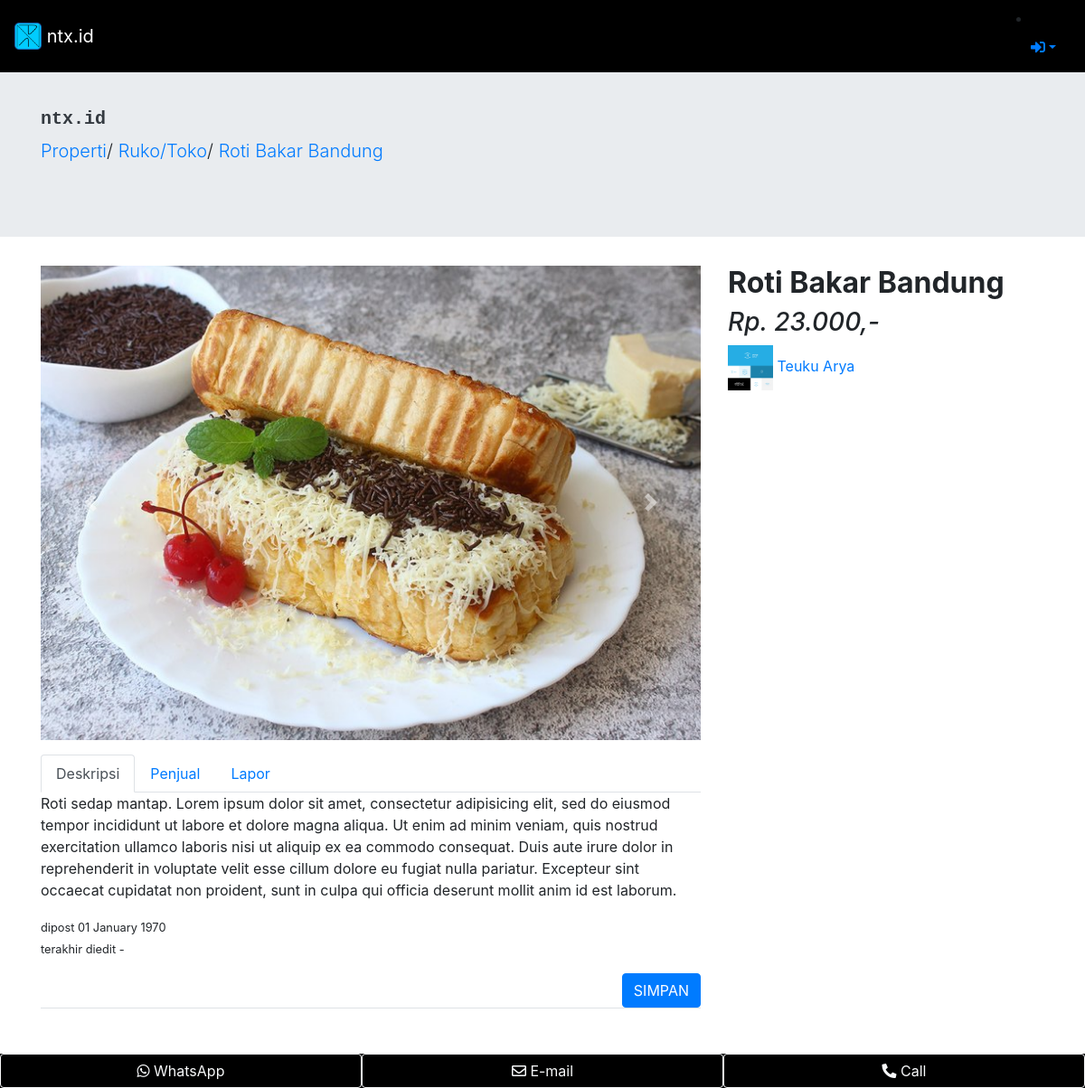
Screenshot of /product/detail/9 with the database file from the repository.
### tables this page shows
CREATE TABLE `company` (
  `id` int(11) NOT NULL,
  `name` varchar(128) NOT NULL,
  `about1` varchar(1000) NOT NULL,
  `about2` varchar(1000) NOT NULL,
  `about3` varchar(1000) NOT NULL,
  `created` varchar(128) NOT NULL,
  `aboutme` varchar(2000) NOT NULL,
  `email` varchar(50) NOT NULL
);

CREATE TABLE `category` (
  `cat_id` int(2) NOT NULL,
  `cat_code` int(2) NOT NULL,
  `subcat_code` int(2) NOT NULL,
  `cat_name` varchar(100) NOT NULL,
  `subcat_name` varchar(100) NOT NULL
);

CREATE TABLE `product` (
  `product_id` int(11) NOT NULL,
  `user_id` int(11) NOT NULL,
  `cat_code` int(2) NOT NULL,
  `subcat_code` int(2) NOT NULL,
  `name` varchar(128) NOT NULL,
  `about` varchar(512) NOT NULL,
  `price` int(11) NOT NULL,
  `image1` varchar(128) NOT NULL,
  `image2` varchar(128) NOT NULL,
  `image3` varchar(128) NOT NULL,
  `image4` varchar(128) NOT NULL,
  `image5` varchar(128) NOT NULL,
  `date_created` int(11) NOT NULL,
  `last_edited` int(11) NOT NULL,
  `is_active` int(1) NOT NULL
);

CREATE TABLE `user` (
  `user_id` int(11) NOT NULL,
  `name` varchar(128) NOT NULL,
  `email` varchar(128) NOT NULL,
  `phonenumber` bigint(11) NOT NULL,
  `whatsappnumber` bigint(11) NOT NULL,
  `prov_code` varchar(2) NOT NULL,
  `kot_code` varchar(2) NOT NULL,
  `kec_code` varchar(2) NOT NULL,
  `address` varchar(100) NOT NULL,
  `image` varchar(128) NOT NULL,
  `password` varchar(256) NOT NULL,
  `role_id` int(11) NOT NULL,
  `is_active` int(1) NOT NULL,
  `date_created` int(11) NOT NULL,
  `last_logged` int(11) NOT NULL
);

### application/controllers/Product.php (called while the page is built, shortened)
<?php
class Product extends CI_Controller {
	public function __construct()
	{
		$this->load->model('product_model');
		$this->load->model('company_model');
	}
	public function detail($product_id)
	{
		$data['company']= $this->company_model->getCompany();
		$data['user']= $this->db->get_where('user', ['email'=>$this->session->userdata('email')])->row_array();
		$data['category'] = $this->product_model->getCategory();
		$data['product']= $this->product_model->getProductById($product_id);
		if ($data['product']){
			$data['catsubcat']= $this->product_model->getCatSubCatName($data['product']['cat_code'],$data['product']['subcat_code']);
			$data['seller'] = $this->product_model->getSeller($data['product']['user_id']);
			$data['location'] = $this->product_model->getLocation($data['seller']['prov_code'],$data['seller']['kot_code'],$data['seller']['kec_code']);
			$this->load->view('templates/header_public', $data);
			$this->load->view('product/detail', $data);
			$this->load->view('templates/footer_detail', $data);
		}else{
			$this->load->view('templates/header_public', $data);
			$this->load->view('product/pagenotfound', $data);
			$this->load->view('templates/footer_public', $data);
		}
	}
}

### index.php (called while the page is built, shortened)
<?php
require_once BASEPATH.'core/CodeIgniter.php';

### application/models/Company_model.php (called while the page is built, shortened)
<?php
class company_model extends CI_model{
	public function getCompany()
	{
		return $this->db->get('company')->row_array();
	}
}
?>

### application/models/Product_model.php (called while the page is built, shortened)
<?php
class product_model extends CI_model{
	public function getCategory()
	{
		$this->db->distinct();
		$this->db->select('cat_code');
		return $this->db->get('category')->result_array();
	}
	public function getProductById($product_id)
	{
		$this->db->where('is_active', 1);
		$this->db->where('product_id', $product_id);
		return $this->db->get('product')->row_array();
	}
	public function getCatSubCatName($cat_code,$subcat_code)
	{
		$this->db->where('cat_code', $cat_code);
		$this->db->where('subcat_code', $subcat_code);
		return $this->db->get('category')->row_array();
	}
	public function getSeller($user_id)
	{
		$this->db->where('user_id', $user_id);
		return $this->db->get('user')->row_array();
	}
	public function getLocation($prov_code,$kot_code,$kec_code)
	{
		$this->db->where('kec_code', $kec_code);
		$this->db->where('kot_code', $kot_code);
		$this->db->where('prov_code', $prov_code);
		return $this->db->get('location')->row_array();
	}
}
?>

### application/views/product/detail.php (the view, shortened to what this page needs)
  <div class="jumbotron jumbotron-fluid" >
  <div class="container">
    <h5 class="text-monospace font-weight-bold"><a href="<?= base_url('product');?>" class="text-decoration-none text-dark"><?= $company['name'];?></a></h5>
    <p class="lead">
      <a href="<?= base_url('product/category/').$catsubcat['cat_code'] ;?>" class="text-decoration-none"><?= $catsubcat['cat_name'] ;?></a>/
      <a href="<?= base_url('product/subcategory/').$catsubcat['cat_code']."/".$catsubcat['subcat_code'];?>" class="text-decoration-none" /><?= $catsubcat['subcat_name'];?></a>/
      <a href="#" class="text-decoration-none"><?= $product['name'];?></a>
    </p>
  </div>
</div>
  <div class="container">
    <div class="row mb-3">
      <div class="col-lg-8" style="">
        <div id="carouselExampleControls" class="carousel slide" data-ride="carousel">
          <div class="carousel-inner">
            <?php if ($product['image1']) : ?>
            <div class="carousel-item active">
              <img src="<?= base_url('assets/img/product/').$product['image1'];?>" class="d-block w-100" alt="...">
            </div>
            <?php endif ; ?>
          </div>
          <a class="carousel-control-prev" href="#carouselExampleControls" role="button" data-slide="prev">
            <span class="carousel-control-prev-icon" aria-hidden="true"></span>
          </a>
          <a class="carousel-control-next" href="#carouselExampleControls" role="button" data-slide="next">
            <span class="carousel-control-next-icon" aria-hidden="true"></span>
          </a>
        </div>
        </div>
        <div class="col-lg-4">
        <h2 class="font-weight-bolder"><?= $product['name'] ; ?></h2>
        <h3 class="font-italic">Rp. <?= number_format($product['price'], 0, ",", "."); ?>,-</h3>
        <p><a href="<?= base_url('product/seller/').$seller['user_id'];?>" class="text-decoration-none"><img src="<?= base_url('assets/img/profile/').$seller['image'];?>" style="width:50px;height:50px"> <?= $seller['name'];?></a></p>
        </div>
    </div>
    <div class="row">
      <div class="col-lg-8">
        <ul class="nav nav-tabs" id="myTab" role="tablist">
          <li class="nav-item">
            <a class="nav-link active" id="home-tab" data-toggle="tab" href="#home" role="tab" aria-controls="home" aria-selected="true">Deskripsi</a>
          </li>
          <li class="nav-item">
            <a class="nav-link" id="profile-tab" data-toggle="tab" href="#profile" role="tab" aria-controls="profile" aria-selected="false">Penjual</a>
          </li>
          <li class="nav-item">
            <a class="nav-link" id="contact-tab" data-toggle="tab" href="#contact" role="tab" aria-controls="contact" aria-selected="false">Lapor</a>
          </li>
      </ul>
      <div class="tab-content" id="myTabContent">
        <div class="tab-pane fade show active" id="home" role="tabpanel" aria-labelledby="home-tab">
            <p class=""><?= $product['about'];?></p>
            <p class=""><small>dipost <?= date('d F Y', $product['date_created']) ;?>
            <br>terakhir diedit <?php if($product['last_edited']){ echo date('d F Y', $product['last_edited']); }else{ echo "-";} ?></small></p>
            <p class="border-bottom text-right"><a href="<?= base_url('myproduct/add_bookmark/').$product['product_id'];?>" class="btn btn-primary">SIMPAN</a></p>
        </div>
      </div>
      </div>
    </div>
  </div>

### application/views/templates/header_public.php (shortened to what this page needs)
<!DOCTYPE html>
<html lang="en">
<head>
  <link href="<?= base_url('assets/') ;?>vendor/fontawesome-free/css/all.min.css" rel="stylesheet" type="text/css">
  <link href="<?= base_url('assets/vendor/bootstrap/css/bootstrap.min.css');?>" rel="stylesheet">
  <link href="<?= base_url('assets/css/shop-homepage.css'); ?>" rel="stylesheet">
</head>
<body class="">
<nav class="navbar navbar-dark fixed-top" style="background:#000">
  <a class="navbar-brand" href="<?= base_url();?>">
    <img src="<?= base_url('assets/img/brand.png');?>" width="30" height="30" class="d-inline-block align-top" alt="">
    <?= $company['name'];?>
  </a>
<?php if ($user) : ?>
  <li class="nav-item dropdown">
    <a class="nav-link dropdown-toggle" data-toggle="dropdown" href="#" role="button" aria-haspopup="true" aria-expanded="false">
    <i class="far fa-user-circle"></i></a>
    <div class="dropdown-menu dropdown-menu-right">
      <?php if ($user['role_id']==1) : ?>
        <a class="dropdown-item" href="<?= base_url('admin');?>">Dasboard</a>
      <?php else : ?>
        <a class="dropdown-item" href="<?= base_url('user');?>">Pengaturan</a>
        <a class="dropdown-item" href="<?= base_url('myproduct');?>">Produk Saya</a>
      <?php endif ;?>
      <div class="dropdown-divider"></div>
      <a class="dropdown-item" href="<?= base_url('auth/logout');?>" data-toggle="modal" data-target="#logoutModal">Logout</a>
    </div>
  </li>
<?php else : ?>
    <li class="nav-item dropdown">
    <a class="nav-link dropdown-toggle" data-toggle="dropdown" href="#" role="button" aria-haspopup="true" aria-expanded="false">
    <i class="fas fa-sign-in-alt"></i></a>
  </li>
<?php endif ;?>
</nav>

### assets/css/shop-homepage.css (style rules this page uses)
body { padding-top: 56px; }

### rows the page displays
company: name "ntx.id"
category: cat_name "Properti", subcat_name "Ruko/Toko"
product: name "Roti Bakar Bandung", image1 (picture), price "23.000", about "Roti sedap mantap. Lorem ipsum dolor sit amet, consectetur adipisicing elit, sed do eiusmod tempor incididunt ut labore et dolore magna aliqua. Ut enim ad minim veniam, quis nostrud exercitation ullamco laboris nisi ut aliquip ex ea commodo consequat. Duis aute irure dolor in reprehenderit in voluptate velit esse cillum dolore eu fugiat nulla pariatur. Excepteur sint occaecat cupidatat non proident, sunt in culpa qui officia deserunt mollit anim id est laborum.", date_created "01 January 1970"
user: image (picture), name "Teuku Arya"
